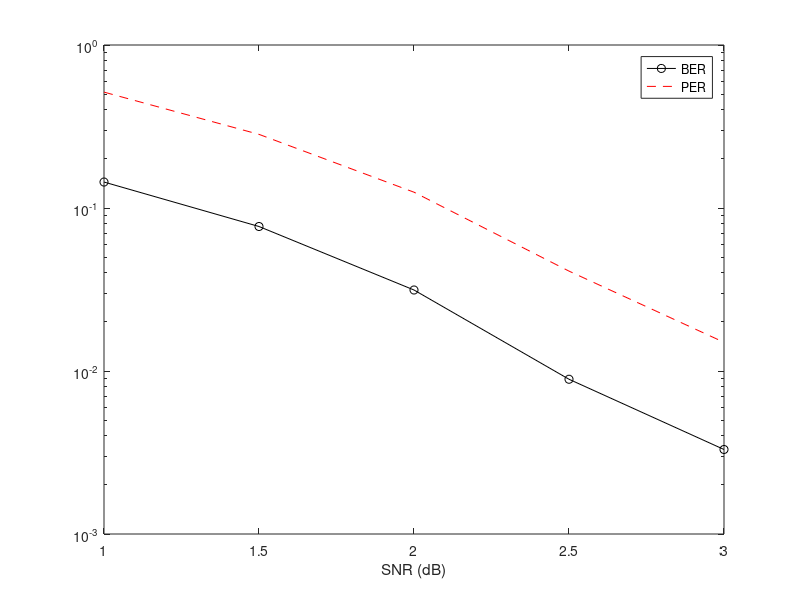

MATLAB code for this plot:
% LL, Sep. 20, 2016
% test Wei Wang's program on polar codes
% info indices are selected using Tal-Vardy algorithm
clc; clear; close all;
n=8;
N=2^n;
R=0.5;

% 1000 blocks are run
SNR = 1:0.5:3; % in dB
ber = [0.1443 0.0770 0.0314 0.0089 0.0033];
per = [0.5140 0.2830 0.1250 0.0410 0.0150];

figure
semilogy(SNR, ber, 'k-o', SNR, per, 'r--');
xlabel('SNR (dB)');
legend('BER','PER');
